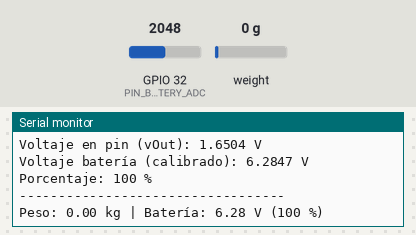
Bench run of a program on a simulated ESP32. Parts: the last lines printed to the serial monitor. Inputs (shaded band) come from the test bench; at power-on: weight on the scale 0 g, GPIO 32 (PIN_BATTERY_ADC) = 2048 (analog values on the 0–4095 scale). WiFi joins after 1.5 s; servers stay silent unless stated.

Above: at 5.9 s.
6.0 s: weight on the scale set to 100 g
At 7.3 s:
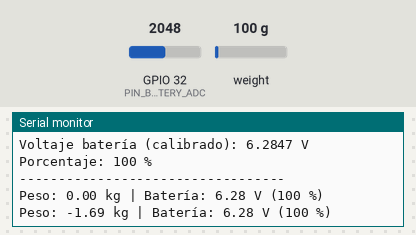
7.5 s: GPIO 32 (PIN_BATTERY_ADC) set to 2866
At 8.4 s:
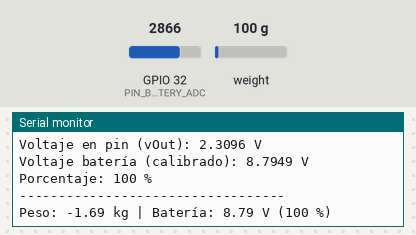
9.0 s: weight on the scale set to 1250 g
At 9.0 s:
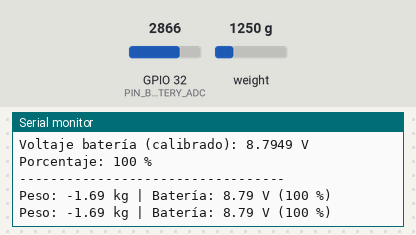
10.5 s: GPIO 32 (PIN_BATTERY_ADC) set to 3603
At 11.7 s:
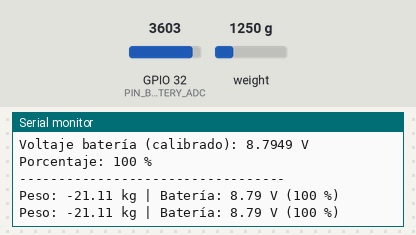
Timing chart, 0 to 13.0 s (numbered marks = the images above; inputs shaded):
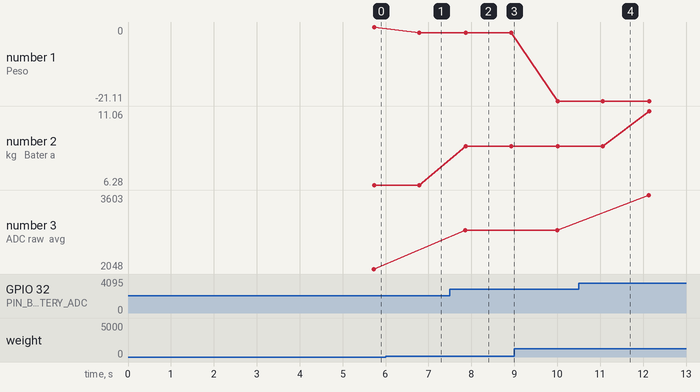

The program:

main.cpp
```cpp
#include <Arduino.h>
#include <WiFi.h>
#include <HTTPClient.h>
#include "HX711.h"

// --- CONFIG WiFi ---
const char* ssid     = "IoT";
const char* password = "Gt,N%2$R";

// --- SERVIDOR SMARTREHAB ---
const char* serverURL = "https://smartrehabbar-demo-7f620514b4ed.herokuapp.com";

// --- CONTROL DE ENVÍOS ---
unsigned long lastSendTime = 0;
const unsigned long SEND_INTERVAL = 100;
float lastWeightLeft = -1;
const float MIN_WEIGHT_CHANGE = 0.5;

// --- HX711 CONFIG ---
#define DOUT 19
#define SCK  18
HX711 scale;
long R0 = 0;
double SCALE = 24867;
int SIGN = -1;

// --- BATERÍA (ADC) ---
#define PIN_BATTERY_ADC 32
const float ADC_REF = 3.3;
const int ADC_MAX = 4095;
const float BAT_DIVIDER = 3.2;
const float CAL_FACTOR = 1.19;   // 🔥 calibración real medida

unsigned long lastBatteryRead = 0;
const unsigned long BATTERY_INTERVAL = 2000;

float lastBatteryVoltage = 0.0;
int batteryPercent = 0;

// --- FUNCIONES ---
long readRawAvg(int n = 10) {
  return scale.read_average(n);
}

void tareNow() {
  R0 = readRawAvg(30);
  Serial.print("TARE R0 = ");
  Serial.println(R0);
}

float leerSensorIzquierdo() {
  long r = readRawAvg(10);
  float kg = SIGN * ((double)(r - R0) / SCALE);
  return kg;
}

// 🔥 FUNCIÓN MEJORADA DE BATERÍA
void actualizarBateria() {

  // 🔹 Media de lecturas para estabilidad
  int adc = 0;
  for (int i = 0; i < 10; i++) {
    adc += analogRead(PIN_BATTERY_ADC);
    delay(2);
  }
  adc /= 10;

  float vOut = (adc / (float)ADC_MAX) * ADC_REF;

  // 🔥 Aplicamos calibración
  lastBatteryVoltage = vOut * BAT_DIVIDER * CAL_FACTOR;

  batteryPercent = constrain(
    100.0 * (lastBatteryVoltage - 3.20) / (4.20 - 3.20),
    0,
    100
  );

  // 🔍 PRINTS DE DIAGNÓSTICO
  Serial.println("----- 🔋 DIAGNÓSTICO BATERÍA -----");

  Serial.print("ADC raw (avg): ");
  Serial.println(adc);

  Serial.print("Voltaje en pin (vOut): ");
  Serial.print(vOut, 4);
  Serial.println(" V");

  Serial.print("Voltaje batería (calibrado): ");
  Serial.print(lastBatteryVoltage, 4);
  Serial.println(" V");

  Serial.print("Porcentaje: ");
  Serial.print(batteryPercent);
  Serial.println(" %");

  Serial.println("----------------------------------");
}

void sendMeasurementLeft(float weight, int batteryPct) {
  unsigned long now = millis();

  if (now - lastSendTime < SEND_INTERVAL) return;
  if (lastWeightLeft != -1 && abs(weight - lastWeightLeft) < MIN_WEIGHT_CHANGE) return;

  if (WiFi.status() != WL_CONNECTED) {
    Serial.println("❌ WiFi desconectado");
    return;
  }

  HTTPClient http;
  String url = String(serverURL) + "/api/hardware/left?peso=" + String(weight, 1) + "&bat=" + String(batteryPct);

  Serial.println("→ URL: " + url);

  http.begin(url);
  http.setTimeout(5000);
  int code = http.GET();

  if (code == 200) {
    Serial.print("✅ Enviado: ");
    Serial.print(weight, 1);
    Serial.print(" kg | ");
    Serial.print(batteryPct);
    Serial.println(" %");

    lastWeightLeft = weight;
    lastSendTime = now;
  } else {
    Serial.println("❌ HTTP error " + String(code));
  }

  http.end();
}

// --- SETUP ---
void setup() {
  Serial.begin(115200);

  WiFi.begin(ssid, password);
  Serial.print("Conectando a WiFi");

  while (WiFi.status() != WL_CONNECTED) {
    Serial.print(".");
    delay(500);
  }

  Serial.println("\n✅ WiFi conectado");
  Serial.print("IP: ");
  Serial.println(WiFi.localIP());

  scale.begin(DOUT, SCK);
  delay(200);

  while (!scale.is_ready()) delay(10);

  tareNow();

  analogReadResolution(12);
  analogSetPinAttenuation(PIN_BATTERY_ADC, ADC_11db);
}

// --- LOOP ---
void loop() {
  float pesoIzq = leerSensorIzquierdo();

  if (millis() - lastBatteryRead > BATTERY_INTERVAL) {
    actualizarBateria();
    lastBatteryRead = millis();
  }

  Serial.print("Peso: ");
  Serial.print(pesoIzq, 2);
  Serial.print(" kg | Batería: ");
  Serial.print(lastBatteryVoltage, 2);
  Serial.print(" V (");
  Serial.print(batteryPercent);
  Serial.println(" %)");

  if (pesoIzq > 3.0) {
    sendMeasurementLeft(pesoIzq, batteryPercent);
  }

  delay(50);
}
```

Measured:
- after the input at 6.0 s, the serial monitor: prints a new line after 0.79 s (image 1)
- after the input at 7.5 s, the serial monitor: prints a new line after 0.36 s (image 2)
- plotted number 1: 0 → -1.69 after the input at 6.0 s, -1.69 → -21.11 after the input at 9.0 s
- plotted number 2: 6.28 → 8.79 after the input at 7.5 s, 8.79 → 11.06 after the input at 10.5 s
- plotted number 3: 2048 → 2866 after the input at 7.5 s, 2866 → 3603 after the input at 10.5 s
